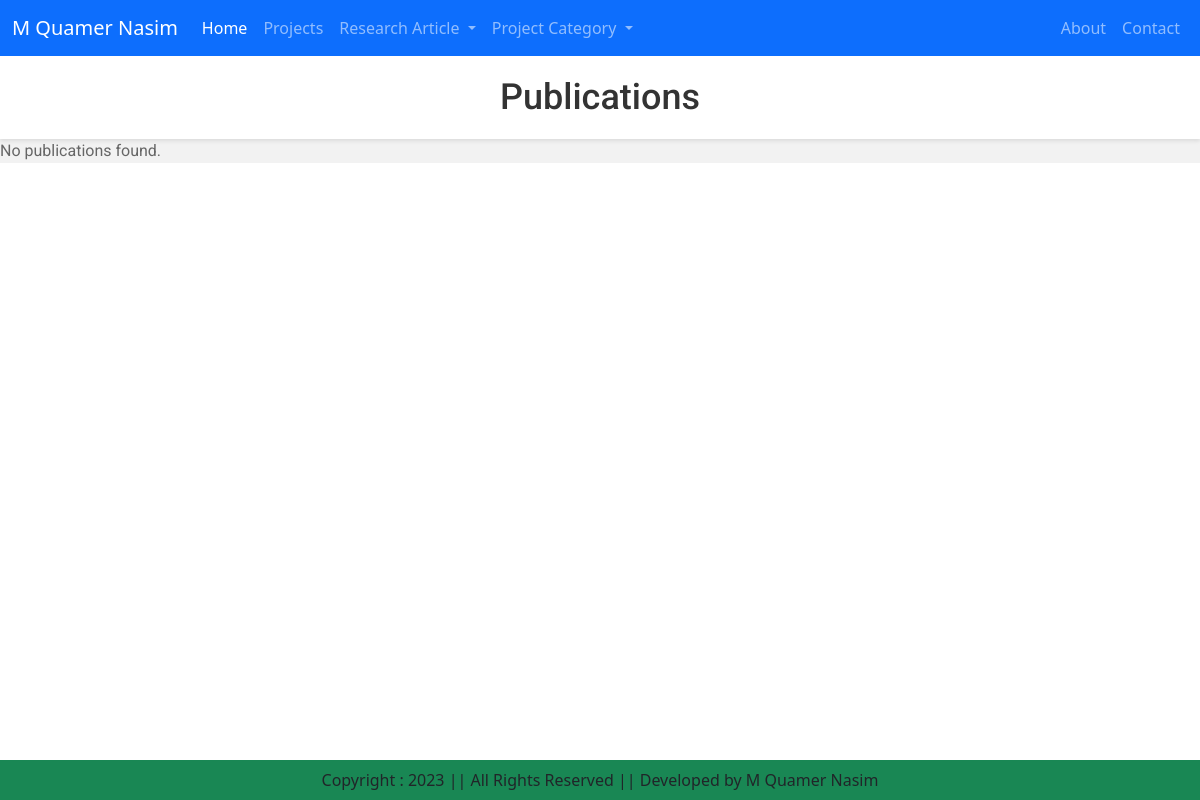
The page /publications_info/ on the database as committed earlier.
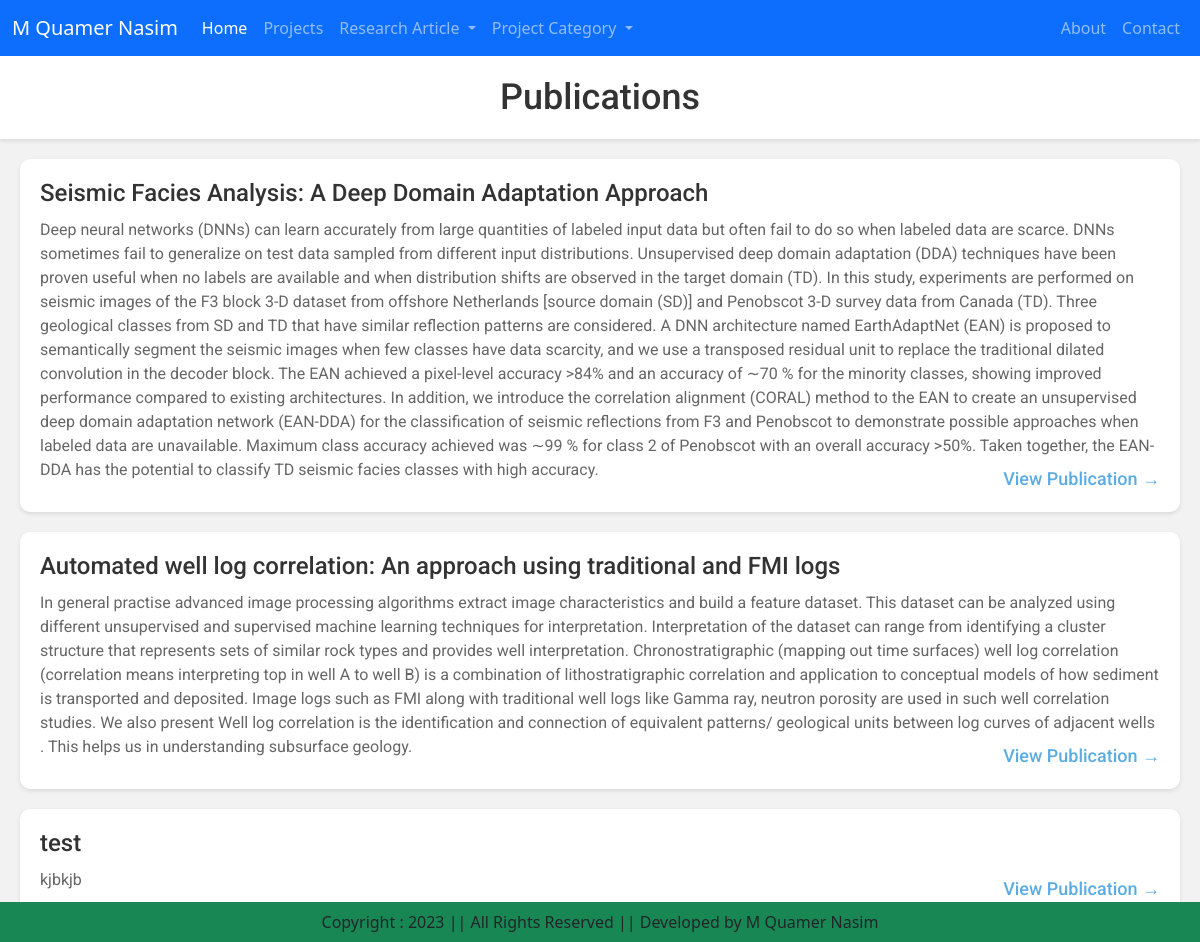
The same page on the database as committed later.
### apps/client_facing/models.py (models this page shows)
class Research(models.Model):
    title = models.CharField(max_length=200)
    abstract = models.TextField()
    article_type = models.CharField(choices=ARTICLE_TYPE_CHOICES, max_length=100)
    author_names = models.CharField(max_length=200, default="")
    image = models.ImageField(upload_to='research/', blank=True)
    link = models.URLField(blank=True)

### apps/user_facing/views.py (the view)
# urls.py: path('publications_info/', views.ResearchInfoView.as_view(), name='publications_info'),
class ResearchInfoView(View):
    def get(self, request):
        if request.path=="/publications_info/":
            researches = Research.objects.filter(article_type='Publications')
            return render(request, 'user_facing/publications.html', {'researches': researches})
        elif request.path=="/conferences_info/":
            researches = Research.objects.filter(article_type='Conferences')
            return render(request, 'user_facing/conferences.html', {'researches': researches})
        elif request.path=="/preprints_info/":
            researches = Research.objects.filter(article_type='PrePrints')
            return render(request, 'user_facing/preprints.html', {'researches': researches})
        else:
            return redirect('/')

### templates/user_facing/publications.html (shortened to what this page needs)
{% extends 'base.html' %}
{% load static %}
{% block main-content %}
  <div class="proj">
    <header>
      <h1>Publications</h1>
    </header>
    {% if researches %}
      <ul>
        {% for publication in researches %}
          <li>
            <h2>{{ publication.title }}</h2>
            <p>{{ publication.abstract|linebreaks }}</p>
            <a href="#">View Publication &rarr;</a>
          </li>
        {% endfor %}
      </ul>
    {% else %}
      <p>No publications found.</p>
    {% endif %}
  </div>
{% endblock main-content %}

Rows that differ between the two databases and show on the page:
added Research: title "Seismic Facies Analysis: A Deep Domain Adaptation Approach", abstract "Deep neural networks (DNNs) can learn accurately from large quantities of labeled input data but often fail to do so when labeled data are scarce. DNNs sometimes fail to generalize on test data sampled from different input distributions. Unsupervised deep domain adaptation (DDA) techniques have been proven useful when no labels are available and when distribution shifts are observed in the target domain (TD). In this study, experiments are performed on seismic images of the F3 block 3-D dataset from offshore Netherlands [source domain (SD)] and Penobscot 3-D survey data from Canada (TD). Three geological classes from SD and TD that have similar reflection patterns are considered. A DNN…"
added Research: title "Automated well log correlation: An approach using traditional and FMI logs", abstract "In general practise advanced image processing algorithms extract image characteristics and build a feature dataset. This dataset can be analyzed using different unsupervised and supervised machine learning techniques for interpretation. Interpretation of the dataset can range from identifying a cluster structure that represents sets of similar rock types and provides well interpretation. Chronostratigraphic (mapping out time surfaces) well log correlation (correlation means interpreting top in well A to well B) is a combination of lithostratigraphic correlation and application to conceptual models of how sediment is transported and deposited. Image logs such as FMI along with traditional…"
added Research: title "test", abstract "kjbkjb"
Other text that changed with them:
text no longer shown: "No publications found."
